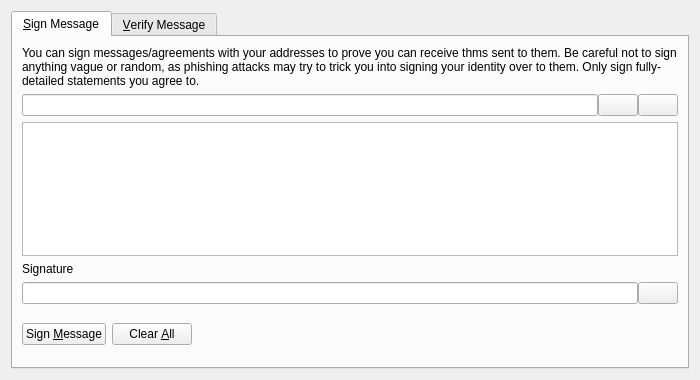
<?xml version="1.0" encoding="UTF-8"?>
<ui version="4.0">
 <class>SignVerifyMessageDialog</class>
 <widget class="QDialog" name="SignVerifyMessageDialog">
  <property name="geometry">
   <rect>
    <x>0</x>
    <y>0</y>
    <width>700</width>
    <height>380</height>
   </rect>
  </property>
  <property name="windowTitle">
   <string>Signatures - Sign / Verify a Message</string>
  </property>
  <property name="modal">
   <bool>true</bool>
  </property>
  <layout class="QVBoxLayout" name="verticalLayout">
   <item>
    <widget class="QTabWidget" name="tabWidget">
     <property name="currentIndex">
      <number>0</number>
     </property>
     <widget class="QWidget" name="tabSignMessage">
      <attribute name="title">
       <string>&amp;Sign Message</string>
      </attribute>
      <layout class="QVBoxLayout" name="verticalLayout_SM">
       <item>
        <widget class="QLabel" name="infoLabel_SM">
         <property name="text">
          <string>You can sign messages/agreements with your addresses to prove you can receive thms sent to them. Be careful not to sign anything vague or random, as phishing attacks may try to trick you into signing your identity over to them. Only sign fully-detailed statements you agree to.</string>
         </property>
         <property name="textFormat">
          <enum>Qt::PlainText</enum>
         </property>
         <property name="wordWrap">
          <bool>true</bool>
         </property>
        </widget>
       </item>
       <item>
        <layout class="QHBoxLayout" name="horizontalLayout_1_SM">
         <property name="spacing">
          <number>0</number>
         </property>
         <item>
          <widget class="QValidatedLineEdit" name="addressIn_SM">
           <property name="toolTip">
            <string>The THM address to sign the message with</string>
           </property>
          </widget>
         </item>
         <item>
          <widget class="QPushButton" name="addressBookButton_SM">
           <property name="toolTip">
            <string>Choose previously used address</string>
           </property>
           <property name="text">
            <string/>
           </property>
           <property name="icon">
            <iconset resource="../thm.qrc">
             <normaloff>:/icons/address-book</normaloff>:/icons/address-book</iconset>
           </property>
           <property name="shortcut">
            <string>Alt+A</string>
           </property>
           <property name="autoDefault">
            <bool>false</bool>
           </property>
          </widget>
         </item>
         <item>
          <widget class="QPushButton" name="pasteButton_SM">
           <property name="toolTip">
            <string>Paste address from clipboard</string>
           </property>
           <property name="text">
            <string/>
           </property>
           <property name="icon">
            <iconset resource="../thm.qrc">
             <normaloff>:/icons/editpaste</normaloff>:/icons/editpaste</iconset>
           </property>
           <property name="shortcut">
            <string>Alt+P</string>
           </property>
           <property name="autoDefault">
            <bool>false</bool>
           </property>
          </widget>
         </item>
        </layout>
       </item>
       <item>
        <widget class="QPlainTextEdit" name="messageIn_SM">
         <property name="toolTip">
          <string>Enter the message you want to sign here</string>
         </property>
        </widget>
       </item>
       <item>
        <widget class="QLabel" name="signatureLabel_SM">
         <property name="text">
          <string>Signature</string>
         </property>
         <property name="textFormat">
          <enum>Qt::PlainText</enum>
         </property>
        </widget>
       </item>
       <item>
        <layout class="QHBoxLayout" name="horizontalLayout_2_SM">
         <property name="spacing">
          <number>0</number>
         </property>
         <item>
          <widget class="QLineEdit" name="signatureOut_SM">
           <property name="font">
            <font>
             <italic>true</italic>
            </font>
           </property>
           <property name="readOnly">
            <bool>true</bool>
           </property>
          </widget>
         </item>
         <item>
          <widget class="QPushButton" name="copySignatureButton_SM">
           <property name="toolTip">
            <string>Copy the current signature to the system clipboard</string>
           </property>
           <property name="text">
            <string/>
           </property>
           <property name="icon">
            <iconset resource="../thm.qrc">
             <normaloff>:/icons/editcopy</normaloff>:/icons/editcopy</iconset>
           </property>
           <property name="autoDefault">
            <bool>false</bool>
           </property>
          </widget>
         </item>
        </layout>
       </item>
       <item>
        <layout class="QHBoxLayout" name="horizontalLayout_3_SM">
         <item>
          <widget class="QPushButton" name="signMessageButton_SM">
           <property name="toolTip">
            <string>Sign the message to prove you own this THM address</string>
           </property>
           <property name="text">
            <string>Sign &amp;Message</string>
           </property>
           <property name="icon">
            <iconset resource="../thm.qrc">
             <normaloff>:/icons/edit</normaloff>:/icons/edit</iconset>
           </property>
           <property name="autoDefault">
            <bool>false</bool>
           </property>
          </widget>
         </item>
         <item>
          <widget class="QPushButton" name="clearButton_SM">
           <property name="toolTip">
            <string>Reset all sign message fields</string>
           </property>
           <property name="text">
            <string>Clear &amp;All</string>
           </property>
           <property name="icon">
            <iconset resource="../thm.qrc">
             <normaloff>:/icons/remove</normaloff>:/icons/remove</iconset>
           </property>
           <property name="autoDefault">
            <bool>false</bool>
           </property>
          </widget>
         </item>
         <item>
          <spacer name="horizontalSpacer_1_SM">
           <property name="orientation">
            <enum>Qt::Horizontal</enum>
           </property>
           <property name="sizeHint" stdset="0">
            <size>
             <width>40</width>
             <height>48</height>
            </size>
           </property>
          </spacer>
         </item>
         <item>
          <widget class="QLabel" name="statusLabel_SM">
           <property name="font">
            <font>
             <weight>75</weight>
             <bold>true</bold>
            </font>
           </property>
           <property name="text">
            <string/>
           </property>
           <property name="wordWrap">
            <bool>true</bool>
           </property>
          </widget>
         </item>
         <item>
          <spacer name="horizontalSpacer_2_SM">
           <property name="orientation">
            <enum>Qt::Horizontal</enum>
           </property>
           <property name="sizeHint" stdset="0">
            <size>
             <width>40</width>
             <height>48</height>
            </size>
           </property>
          </spacer>
         </item>
        </layout>
       </item>
      </layout>
     </widget>
     <widget class="QWidget" name="tabVerifyMessage">
      <attribute name="title">
       <string>&amp;Verify Message</string>
      </attribute>
      <layout class="QVBoxLayout" name="verticalLayout_VM">
       <item>
        <widget class="QLabel" name="infoLabel_VM">
         <property name="text">
          <string>Enter the receiver's address, message (ensure you copy line breaks, spaces, tabs, etc. exactly) and signature below to verify the message. Be careful not to read more into the signature than what is in the signed message itself, to avoid being tricked by a man-in-the-middle attack. Note that this only proves the signing party receives with the address, it cannot prove sendership of any transaction!</string>
         </property>
         <property name="textFormat">
          <enum>Qt::PlainText</enum>
         </property>
         <property name="alignment">
          <set>Qt::AlignLeading|Qt::AlignLeft|Qt::AlignTop</set>
         </property>
         <property name="wordWrap">
          <bool>true</bool>
         </property>
        </widget>
       </item>
       <item>
        <layout class="QHBoxLayout" name="horizontalLayout_1_VM">
         <property name="spacing">
          <number>0</number>
         </property>
         <item>
          <widget class="QValidatedLineEdit" name="addressIn_VM">
           <property name="toolTip">
            <string>The THM address the message was signed with</string>
           </property>
          </widget>
         </item>
         <item>
          <widget class="QPushButton" name="addressBookButton_VM">
           <property name="toolTip">
            <string>Choose previously used address</string>
           </property>
           <property name="text">
            <string/>
           </property>
           <property name="icon">
            <iconset resource="../thm.qrc">
             <normaloff>:/icons/address-book</normaloff>:/icons/address-book</iconset>
           </property>
           <property name="shortcut">
            <string>Alt+A</string>
           </property>
           <property name="autoDefault">
            <bool>false</bool>
           </property>
          </widget>
         </item>
        </layout>
       </item>
       <item>
        <widget class="QPlainTextEdit" name="messageIn_VM"/>
       </item>
       <item>
        <widget class="QValidatedLineEdit" name="signatureIn_VM"/>
       </item>
       <item>
        <layout class="QHBoxLayout" name="horizontalLayout_2_VM">
         <item>
          <widget class="QPushButton" name="verifyMessageButton_VM">
           <property name="toolTip">
            <string>Verify the message to ensure it was signed with the specified THM address</string>
           </property>
           <property name="text">
            <string>Verify &amp;Message</string>
           </property>
           <property name="icon">
            <iconset resource="../thm.qrc">
             <normaloff>:/icons/transaction_0</normaloff>:/icons/transaction_0</iconset>
           </property>
           <property name="autoDefault">
            <bool>false</bool>
           </property>
          </widget>
         </item>
         <item>
          <widget class="QPushButton" name="clearButton_VM">
           <property name="toolTip">
            <string>Reset all verify message fields</string>
           </property>
           <property name="text">
            <string>Clear &amp;All</string>
           </property>
           <property name="icon">
            <iconset resource="../thm.qrc">
             <normaloff>:/icons/remove</normaloff>:/icons/remove</iconset>
           </property>
           <property name="autoDefault">
            <bool>false</bool>
           </property>
          </widget>
         </item>
         <item>
          <spacer name="horizontalSpacer_1_VM">
           <property name="orientation">
            <enum>Qt::Horizontal</enum>
           </property>
           <property name="sizeHint" stdset="0">
            <size>
             <width>40</width>
             <height>48</height>
            </size>
           </property>
          </spacer>
         </item>
         <item>
          <widget class="QLabel" name="statusLabel_VM">
           <property name="font">
            <font>
             <weight>75</weight>
             <bold>true</bold>
            </font>
           </property>
           <property name="text">
            <string/>
           </property>
           <property name="wordWrap">
            <bool>true</bool>
           </property>
          </widget>
         </item>
         <item>
          <spacer name="horizontalSpacer_2_VM">
           <property name="orientation">
            <enum>Qt::Horizontal</enum>
           </property>
           <property name="sizeHint" stdset="0">
            <size>
             <width>40</width>
             <height>48</height>
            </size>
           </property>
          </spacer>
         </item>
        </layout>
       </item>
      </layout>
     </widget>
    </widget>
   </item>
  </layout>
 </widget>
 <customwidgets>
  <customwidget>
   <class>QValidatedLineEdit</class>
   <extends>QLineEdit</extends>
   <header>qvalidatedlineedit.h</header>
  </customwidget>
 </customwidgets>
 <resources>
  <include location="../thm.qrc"/>
 </resources>
 <connections/>
</ui>
